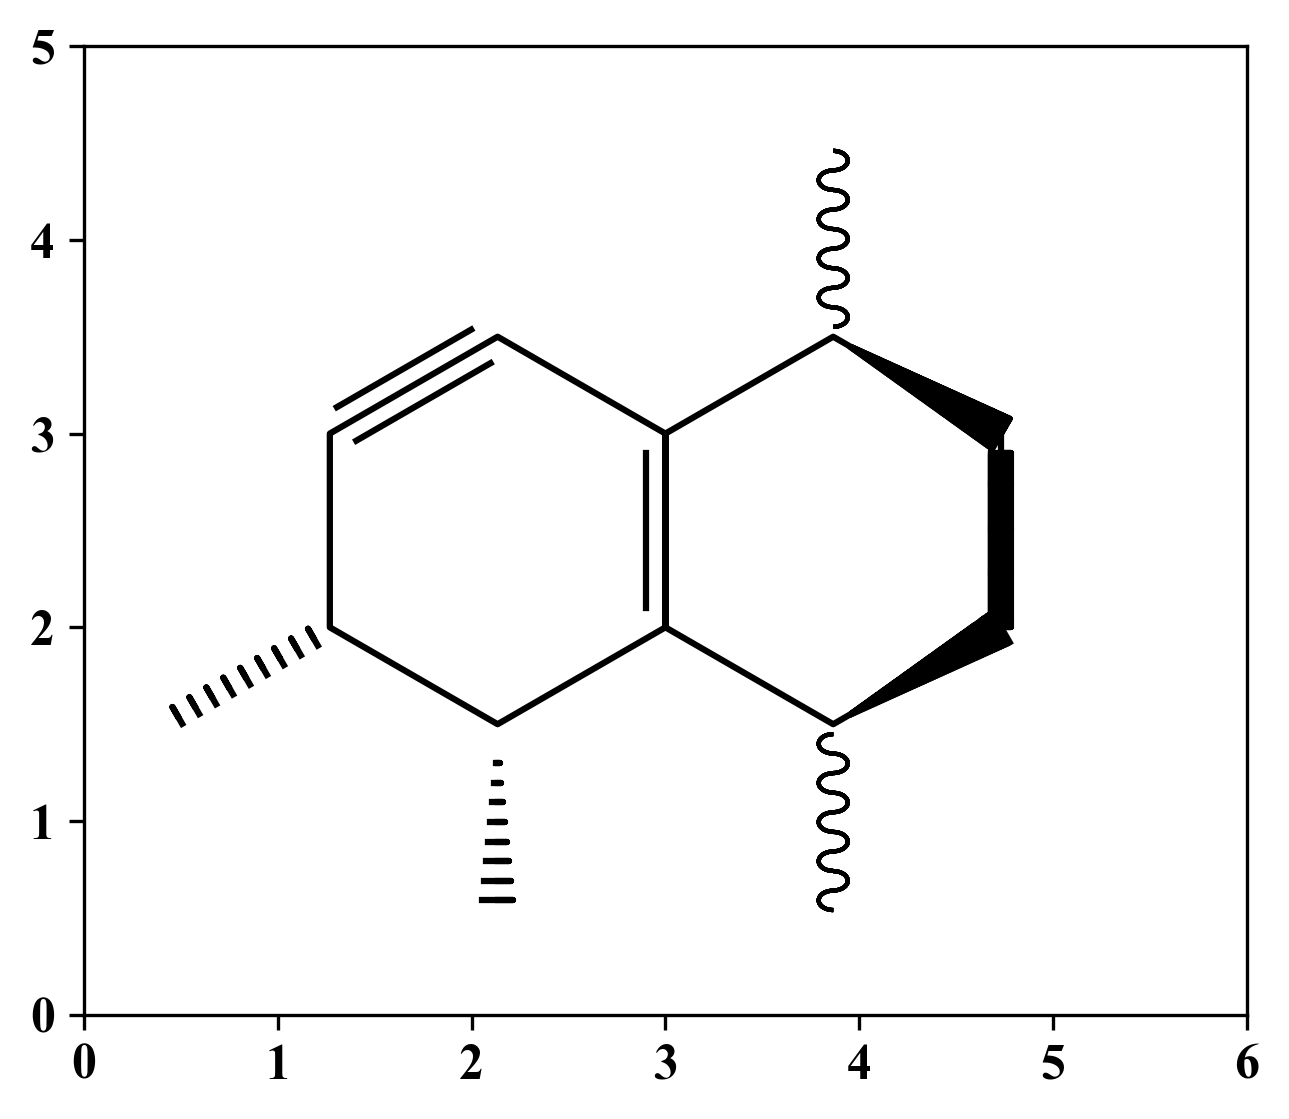

Write Python code to recreate this figure.
"""Sketch it turtle: a common bond function"""

import numpy as np
import matplotlib.pyplot as plt
from matplotlib .patches import Arc
    
def turtle(cmd, loc, stp=np.array([0.1,0])):
    def rot(angle):
        return np.array([[np.cos(angle),-np.sin(angle)],
                         [np.sin(angle), np.cos(angle)]])
    cmd = cmd.split(sep='-')
    loc_list = [loc]
    for c in cmd:
        # moves 'F'orward 
        if c[0] == 'F':
            loc=loc+float(c[1:])*stp
            loc_list.append(loc) 
        # moves 'B'ackward
        elif c[0] == 'B':
            loc=loc-float(c[1:])*stp
            loc_list.append(loc)   
        # applying the rotational matrix
        else:
            # Turns 'L'eft
            if c[0] == 'L':
                T = rot(np.deg2rad(float(c[1:])))
                stp = T@stp
            # Turns 'R'ight
            elif c[0] == 'R':
                T = rot(-np.deg2rad(float(c[1:])))
                stp = T@stp
    return loc_list

def plot(loc_list,s=0,c='k'):
    x,y = zip(*loc_list)
    ax.plot(x[s:],y[s:],c=c)

def bond(cmd, loc, kind='n', m=1):
    #first extract and define value of theta
    x=0
    for i,n in enumerate(cmd[1:]):
        if n.isdigit():
            continue
        else:
            x = i
            break  
    theta = int(cmd[1:x+1]) 
    if cmd[0]=='L':
        theta = theta
    elif cmd[0]=='R':
        if theta <=90:
            theta = -theta    
        elif theta > 90:
            theta = 180-theta
    #convert commands into co-ordinates
    loc_list = turtle(cmd,loc)    
    bond = np.linspace(loc_list[0],loc_list[1],100)
    x,y = zip(*bond[10:])
    # 'w' for wave
    if kind=='w': 
        for i,(x,y) in enumerate(zip(x,y)):
            if i%20==0: 
                arc = Arc(xy=(x,y), width=0.1, height=0.15,
                          angle=theta, theta1=180, theta2=360)
            elif i%10==0:
                arc = Arc(xy=(x,y), width=0.1, height=0.15,
                          angle=theta, theta1=0, theta2=180)
            ax.add_patch(arc)
    # 'e'xtra bonds aka double n triple bonds
    elif kind[0] =='e':
        if kind[1] == 'l':
            cmd = f'L{abs(theta)}-F1-L90-F1-R90-F8' 
        elif kind[1] == 'r':
            cmd = f'L{abs(theta)}-F1-R90-F1-L90-F8'
        loc_list = turtle(cmd,loc)
        plot(loc_list,s=2,c='k') 
    # bonds above n below the plane and co-ord bonds
    else:
        for i,(x,y) in enumerate(zip(x,y)):
            # if m = 1: solid bond; if m = 10: dashed bond
            if i%m==0:
                # v for 'v'type
                if kind == 'v': 
                    cmd = f'L{abs(90+theta)}-F{i/100}-B{i/100}-B{i/100}'
                # n for normal
                elif kind =='n': 
                    cmd = f'L{abs(90+theta)}-F0.5-B0.5-B0.5'
                loc = np.array((x,y))
                loc_list = turtle(cmd,loc)
                plot(loc_list,c='k')   

fig = plt.figure('stick_figures', figsize =(5 , 5), dpi = 300) 
ax = fig. add_subplot(aspect='equal')

bb = 'L30-F10-R60-F10-R60-F10-R60-F10-R60-F10-R60-F10-B10-L120-F10-R60-F10-R60-F10-R60-F10-R60-F10'
lb = np.array([3,3])
loc_lb = turtle(bb, lb)
plot(loc_lb)

b = 'L90-F10'
l = np.array(loc_lb[1])
bond(b, l, 'w')

b = 'R30-F10'
l = np.array(loc_lb[1])
bond(b, l, 'v')

b = 'R90-F10'
l = np.array(loc_lb[2])
bond(b, l, 'n')

b = 'L30-F10'
l = np.array(loc_lb[4])
bond(b, l, 'v')

b = 'R90-F10'
l = np.array(loc_lb[4])
bond(b, l, 'w')

b = 'L90-F10'
l = np.array(loc_lb[5])
bond(b, l, 'el')

b = 'R90-F10'
l = np.array(loc_lb[8])
bond(b, l, 'v',10)

b = 'R150-F10'
l = np.array(loc_lb[9])
bond(b, l, 'n',10)

b = 'L30-F10'
l = np.array(loc_lb[10])
bond(b, l, 'el',10)

b = 'L30-F10'
l = np.array(loc_lb[10])
bond(b, l, 'er',10)

plt.xlim(0,6)
plt.ylim(0,5)
    
plt.savefig('C:/Users/konar/Desktop/SKIT4.png', dpi=300,bbox_inches="tight")
